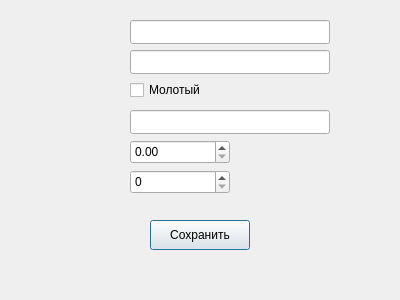
<?xml version="1.0" encoding="UTF-8"?>
<ui version="4.0">
    <class>AddEditCoffeeForm</class>
    <widget class="QDialog" name="AddEditCoffeeForm">
        <property name="geometry">
            <rect>
                <x>0</x>
                <y>0</y>
                <width>400</width>
                <height>300</height>
            </rect>
        </property>
        <property name="windowTitle">
            <string>Добавить/Редактировать кофе</string>
        </property>
        <widget class="QWidget" name="centralwidget"/>

        <widget class="QLineEdit" name="nameEdit">
            <property name="geometry">
                <rect>
                    <x>130</x>
                    <y>20</y>
                    <width>200</width>
                    <height>24</height>
                </rect>
            </property>
        </widget>
        <widget class="QLineEdit" name="roastEdit">
            <property name="geometry">
                <rect>
                    <x>130</x>
                    <y>50</y>
                    <width>200</width>
                    <height>24</height>
                </rect>
            </property>
        </widget>
        <widget class="QCheckBox" name="groundCheck">
            <property name="geometry">
                <rect>
                    <x>130</x>
                    <y>80</y>
                    <width>100</width>
                    <height>20</height>
                </rect>
            </property>
            <property name="text">
                <string>Молотый</string>
            </property>
        </widget>
        <widget class="QLineEdit" name="descEdit">
            <property name="geometry">
                <rect>
                    <x>130</x>
                    <y>110</y>
                    <width>200</width>
                    <height>24</height>
                </rect>
            </property>
        </widget>
        <widget class="QDoubleSpinBox" name="priceSpin">
            <property name="geometry">
                <rect>
                    <x>130</x>
                    <y>140</y>
                    <width>100</width>
                    <height>24</height>
                </rect>
            </property>
            <property name="maximum">
                <double>10000.0</double>
            </property>
        </widget>
        <widget class="QSpinBox" name="volumeSpin">
            <property name="geometry">
                <rect>
                    <x>130</x>
                    <y>170</y>
                    <width>100</width>
                    <height>24</height>
                </rect>
            </property>
            <property name="maximum">
                <number>10000</number>
            </property>
        </widget>
        <widget class="QPushButton" name="saveBtn">
            <property name="geometry">
                <rect>
                    <x>150</x>
                    <y>220</y>
                    <width>100</width>
                    <height>30</height>
                </rect>
            </property>
            <property name="text">
                <string>Сохранить</string>
            </property>
        </widget>
    </widget>
    <resources/>
    <connections/>
</ui>
